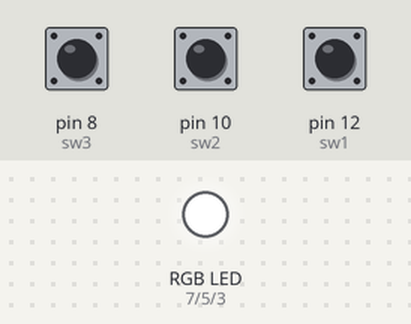
This sketch was run on a simulated Arduino Uno, built with avr-gcc and run on an emulated ATmega328P. On the bench: an RGB LED mixed from three pins (HIGH = lit). Inputs (shaded band) come from the test bench; at power-on: pin 8 (sw3) HIGH, pin 10 (sw2) HIGH, pin 12 (sw1) HIGH.

Above: at 1.2 s.
1.3 s: pin 8 (sw3) pulled LOW for 0.15 s
At 1.4 s:
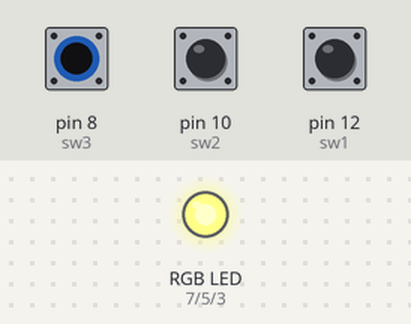
3.0 s: pin 10 (sw2) pulled LOW for 1 s
At 3.6 s:
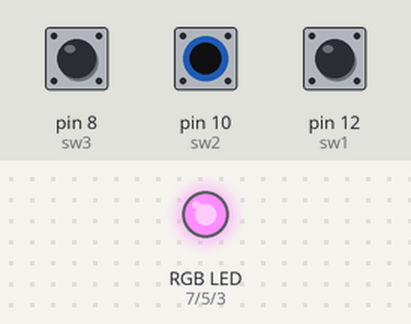
5.5 s: pin 12 (sw1) pulled LOW for 0.15 s
At 5.6 s:
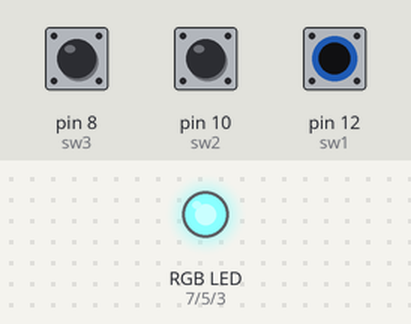
7.2 s: pin 10 (sw2) pulled LOW for 0.15 s
At 7.8 s:
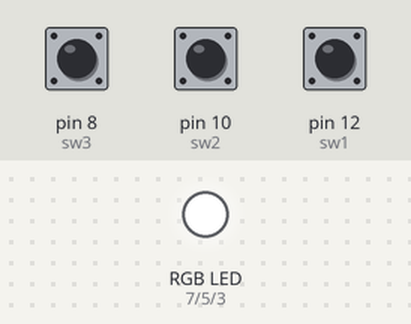
8.9 s: pin 8 (sw3) pulled LOW for 1 s
At 9.3 s:
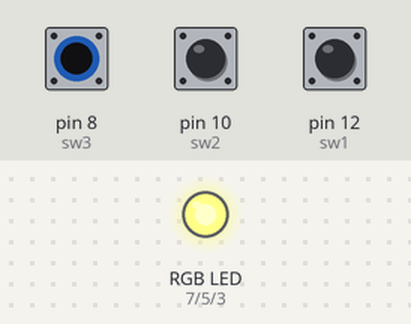
11.4 s: pin 8 (sw3) pulled LOW for 3.2 s
At 16.0 s:
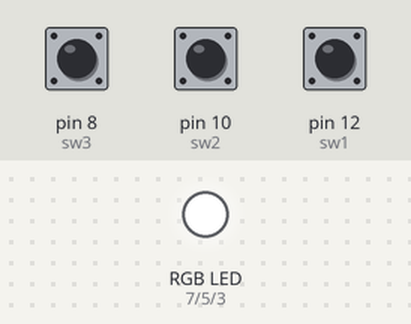
Timing chart, 0 to 17.1 s (numbered marks = the images above; inputs shaded):
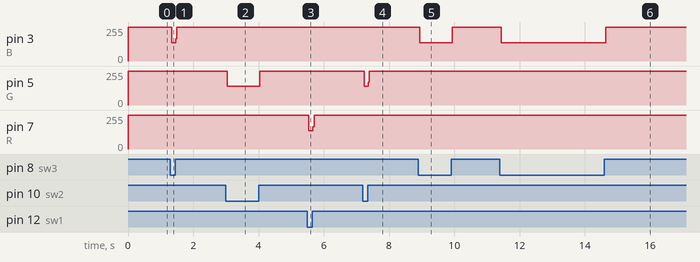

The sketch:

11.RGB3_LED_test.ino
```cpp
int R=7, G=5, B=3;
int sw1=12, sw2=10, sw3=8;

void setup() {
  pinMode(R,OUTPUT);
  pinMode(G,OUTPUT);
  pinMode(B,OUTPUT);
  pinMode(sw1,INPUT_PULLUP);
  pinMode(sw2,INPUT_PULLUP);
  pinMode(sw3,INPUT_PULLUP);
}

void loop() {
  digitalWrite(R, HIGH);
  digitalWrite(G, HIGH);
  digitalWrite(B, HIGH);
  if(digitalRead(sw1) == LOW){
    digitalWrite(R,LOW);
  }
  if(digitalRead(sw2) == LOW){
    digitalWrite(G, LOW);
  }
  if(digitalRead(sw3) == LOW){
    digitalWrite(B, LOW);
  }
}
```

Measured:
- after the input at 1.3 s, pin 3 (B): 255/255 → 136/255 at once, → 255/255 0.12 s later
- after the input at 3.0 s, pin 5 (G): 255/255 → 141/255 at once, → 255/255 1.0 s later
- after the input at 5.5 s, pin 7 (R): 255/255 → 137/255 at once, → 255/255 0.12 s later
- after the input at 7.2 s, pin 5 (G): 255/255 → 141/255 at once, → 255/255 0.12 s later
- after the input at 8.9 s, pin 3 (B): 255/255 → 136/255 at once, → 255/255 1.0 s later
- after the input at 11.4 s, pin 3 (B): 255/255 → 136/255 at once, → 255/255 3.2 s later
